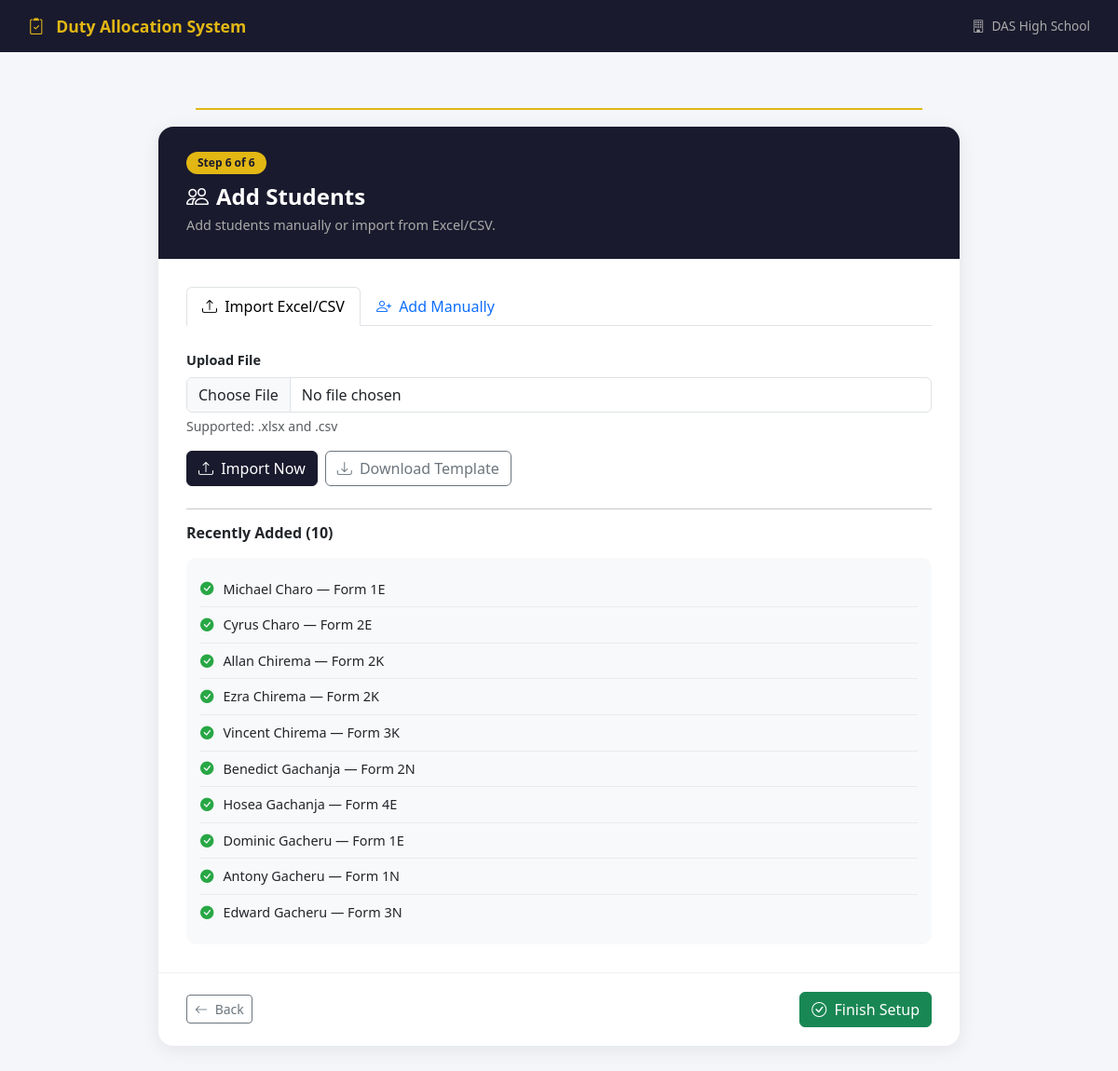
Page /schools/setup/students/ (signed in) on the committed database.
### accounts/models.py (models this page shows, shortened)
class User(AbstractUser):
    ROLES = [
        ('superadmin', 'Super Admin'),
        ('admin', 'School Admin'),
        ('prefect', 'Prefect'),
    ]
    role = models.CharField(max_length=20, choices=ROLES, default='prefect')
    school = models.ForeignKey(
        'schools.School',
        on_delete=models.SET_NULL,
        null=True, blank=True,
        related_name='users'
    )

### schools/models.py (models this page shows)
class School(models.Model):
    name        = models.CharField(max_length=200)
    code        = models.CharField(max_length=20, unique=True)
    address     = models.TextField(blank=True)
    logo        = models.ImageField(upload_to='school_logos/', blank=True, null=True)
    motto       = models.CharField(max_length=200, blank=True)
    email = models.EmailField(unique=True, blank=True, default='')
    phone       = models.CharField(max_length=20, blank=True)
    is_active   = models.BooleanField(default=True)
    registered_at = models.DateTimeField(auto_now_add=True)
    def __str__(self):
        return self.name

### students/models.py (models this page shows, shortened)
class Student(models.Model):
    STATUS_ACTIVE   = 'active'
    STATUS_PREFECT  = 'prefect'
    STATUS_MEDICAL  = 'medical'
    STATUS_ABSENT   = 'absent'
    STATUS_INACTIVE = 'inactive'
    STATUS_CHOICES = [
        (STATUS_ACTIVE,   'Active'),
        (STATUS_PREFECT,  'Prefect'),
        (STATUS_MEDICAL,  'Medical Exemption'),
        (STATUS_ABSENT,   'Absent'),
        (STATUS_INACTIVE, 'Inactive / Left School'),
    ]
    school           = models.ForeignKey(School, on_delete=models.CASCADE, related_name='students')
    admission_number = models.CharField(max_length=20)
    first_name       = models.CharField(max_length=50)
    last_name        = models.CharField(max_length=50)
    current_class    = models.ForeignKey(Class, on_delete=models.SET_NULL, null=True, related_name='students')
    dorm             = models.ForeignKey(Dorm, on_delete=models.SET_NULL, null=True, blank=True, related_name='students')
    date_admitted    = models.DateField()
    status           = models.CharField(max_length=20, choices=STATUS_CHOICES, default=STATUS_ACTIVE)
    medical_note     = models.TextField(blank=True)  # filled if status = medical
    created_at       = models.DateTimeField(auto_now_add=True)
    updated_at       = models.DateTimeField(auto_now=True)
    class Meta:
        unique_together = ('school', 'admission_number')
        ordering = ['current_class__form__order', 'last_name']
    def get_full_name(self):
        return f"{self.first_name} {self.last_name}"

class Class(models.Model):
    school = models.ForeignKey(School, on_delete=models.CASCADE, related_name='classes')
    form   = models.ForeignKey(Form, on_delete=models.CASCADE, related_name='classes')
    stream = models.CharField(max_length=10)  # e.g. "K", "E", "N"
    class Meta:
        unique_together = ('school', 'form', 'stream')
        ordering = ['form__order', 'stream']
    def __str__(self):
        return f"{self.form.name}{self.stream}"  # e.g. Form 1K

class Form(models.Model):
    school = models.ForeignKey(School, on_delete=models.CASCADE, related_name='forms')
    name   = models.CharField(max_length=20)  # e.g. "Form 1"
    order  = models.PositiveIntegerField(default=1)  # for sorting
    class Meta:
        unique_together = ('school', 'name')
        ordering = ['order']

### schools/wizard.py (the view, shortened to what this page needs)
# urls.py: path('setup/students/',     wizard.wizard_students,   name='wizard_students'),
@login_required
def wizard_students(request):
    school  = get_school(request)
    wizard  = get_or_create_wizard(school)
    form    = StudentForm(school, request.POST or None)
    result  = None
    existing = Student.objects.filter(
        school=school
    ).select_related('current_class', 'dorm')[:10]
    return render(request, 'wizard/step_students.html', {
        'form':     form,
        'existing': existing,
        'wizard':   wizard,
        'result':   result,
        'step':     6,
    })

### students/forms.py
class StudentForm(forms.ModelForm):
    class Meta:
        model  = Student
        fields = [
            'admission_number', 'first_name', 'last_name',
            'current_class', 'dorm', 'date_admitted',
            'status', 'medical_note'
        ]
        widgets = {
            'date_admitted': forms.DateInput(attrs={'type': 'date'}),
            'medical_note':  forms.Textarea(attrs={'rows': 3}),
        }
    def __init__(self, school, *args, **kwargs):
        super().__init__(*args, **kwargs)
        self.fields['current_class'].queryset = Class.objects.filter(school=school)
        self.fields['dorm'].queryset          = Dorm.objects.filter(school=school)
        add_bootstrap(self)  # ← applies Bootstrap classes

### schools/wizard.py (called while the page is built)
def get_or_create_wizard(school):
    wizard, _ = SetupWizard.objects.get_or_create(school=school)
    return wizard

def get_school(request):
    return request.user.school

### students/forms.py (called while the page is built)
def add_bootstrap(form):
    for field in form.fields.values():
        if hasattr(field.widget, 'attrs'):
            existing = field.widget.attrs.get('class', '')
            if 'form-control' not in existing and 'form-select' not in existing:
                if isinstance(field.widget, (forms.Select, forms.SelectMultiple)):
                    field.widget.attrs['class'] = 'form-select'
                else:
                    field.widget.attrs['class'] = 'form-control'
    return form

### students/models.py (called while the page is built)
    def __str__(self):
        return f"{self.name} ({self.school.code})"

### templates/wizard/step_students.html (shortened to what this page needs)
{% extends 'wizard/base_wizard.html' %}
{% block wizard_content %}
<div class="wizard-card-header">
  <div class="step-badge">Step 6 of 6</div>
  <h4><i class="bi bi-people me-2"></i>Add Students</h4>
  <p>Add students manually or import from Excel/CSV.</p>
</div>
<div class="wizard-card-body">
  <ul class="nav nav-tabs mb-4" id="studentTab">
    <li class="nav-item">
      <a class="nav-link active" data-bs-toggle="tab" href="#importTab">
        <i class="bi bi-upload me-1"></i> Import Excel/CSV
      </a>
    </li>
    <li class="nav-item">
      <a class="nav-link" data-bs-toggle="tab" href="#manualTab">
        <i class="bi bi-person-plus me-1"></i> Add Manually
      </a>
    </li>
  </ul>
  <div class="tab-content">
    <div class="tab-pane fade show active" id="importTab">
      <form method="post" enctype="multipart/form-data">
        <div class="mb-3">
          <label class="form-label fw-semibold">Upload File</label>
          <input type="file" name="import_file"
                 class="form-control" accept=".xlsx,.csv" required>
          <div class="form-text">Supported: .xlsx and .csv</div>
        </div>
        <div class="d-flex gap-2">
          <button type="submit" class="btn btn-primary">
            <i class="bi bi-upload me-1"></i> Import Now
          </button>
          <a href="{% url 'import_template' %}" class="btn btn-outline-secondary">
            <i class="bi bi-download me-1"></i> Download Template
          </a>
        </div>
      </form>
    </div>
  </div>
  {% if existing %}
  <hr class="mt-4">
  <h6 class="fw-bold mb-3">Recently Added ({{ existing|length }})</h6>
  <div class="added-list">
    {% for s in existing %}
    <div class="added-item">
      <i class="bi bi-check-circle-fill"></i>
      {{ s.get_full_name }} — {{ s.current_class }}
    </div>
    {% endfor %}
  </div>
  {% endif %}
</div>
<div class="wizard-footer">
  <a href="{% url 'wizard_duty_areas' %}" class="btn btn-outline-secondary btn-sm">
    <i class="bi bi-arrow-left me-1"></i> Back
  </a>
  <a href="{% url 'wizard_students' %}?finish=1" class="btn btn-success">
    <i class="bi bi-check-circle me-1"></i> Finish Setup
  </a>
</div>
{% endblock %}

### templates/wizard/base_wizard.html (shortened to what this page needs)
<!DOCTYPE html>
<html lang="en">
<head>
  <link href="https://cdn.jsdelivr.net/npm/bootstrap@5.3.0/dist/css/bootstrap.min.css" rel="stylesheet">
  <link href="https://cdn.jsdelivr.net/npm/bootstrap-icons@1.10.5/font/bootstrap-icons.css" rel="stylesheet">
</head>
<body>
<div class="wizard-header">
  <div class="brand">
    <i class="bi bi-clipboard2-check me-2"></i>
    Duty Allocation System
  </div>
  <div class="school">
    <i class="bi bi-building me-1"></i>
    {{ request.user.school }}
  </div>
</div>
<div class="wizard-container">
  <div class="progress-steps">
    <div class="progress-line" style="width: calc({{ step }} / 6 * (100% - 80px))"></div>
  </div>
  <div class="wizard-card">
    {% block wizard_content %}{% endblock %}
  </div>
</div>
</body>
</html>

### templates/wizard/base_wizard.html (style rules this page uses)
body { background: #f4f6f9; font-family: 'Segoe UI', sans-serif; }
.wizard-header { background: #1a1a2e; color: white; padding: 15px 30px; display: flex; align-items: center; justify-content: space-between; }
.wizard-header .brand { font-size: 1.1rem; font-weight: 700; color: #e2b714; }
.wizard-header .school { font-size: 0.85rem; color: #aaa; }
.wizard-container { max-width: 900px; margin: 40px auto; padding: 0 20px; }
.progress-steps { display: flex; justify-content: space-between; align-items: center; margin-bottom: 40px; position: relative; }
.progress-steps::before { content: ''; position: absolute; top: 20px; left: 40px; right: 40px; height: 2px; background: #dee2e6; z-index: 0; }
.progress-line { position: absolute; top: 20px; left: 40px; height: 2px; background: #e2b714; z-index: 1; transition: width 0.3s ease; }
.wizard-card { background: white; border-radius: 16px; box-shadow: 0 4px 20px rgba(0,0,0,0.08); overflow: hidden; }
.wizard-card-header { background: #1a1a2e; color: white; padding: 25px 30px; }
.wizard-card-header .step-badge { background: #e2b714; color: #1a1a2e; padding: 3px 12px; border-radius: 20px; font-size: 0.75rem; font-weight: 700; margin-bottom: 10px; display: inline-block; }
.wizard-card-header h4 { font-weight: 700; margin-bottom: 5px; }
.wizard-card-header p { color: #aaa; font-size: 0.9rem; margin: 0; }
.wizard-card-body { padding: 30px; }
.form-label { font-weight: 600; font-size: 0.9rem; }
.btn-primary { background: #1a1a2e; border-color: #1a1a2e; }
.added-list { background: #f8f9fa; border-radius: 10px; padding: 15px; }
.added-item { display: flex; align-items: center; padding: 8px 0; border-bottom: 1px solid #e9ecef; font-size: 0.9rem; }
.added-item:last-child { border-bottom: none; }
.added-item i { color: #28a745; margin-right: 10px; }
.wizard-footer { padding: 20px 30px; border-top: 1px solid #f0f0f0; display: flex; justify-content: space-between; align-items: center; }

### rows in the picture
User: user.school "DAS High School"
Student: get_full_name "Michael Charo", current_class "Form 1E"
Student: get_full_name "Cyrus Charo", current_class "Form 2E"
Student: get_full_name "Allan Chirema", current_class "Form 2K"
Student: get_full_name "Ezra Chirema", current_class "Form 2K"
Student: get_full_name "Vincent Chirema", current_class "Form 3K"
Student: get_full_name "Benedict Gachanja", current_class "Form 2N"
Student: get_full_name "Hosea Gachanja", current_class "Form 4E"
Student: get_full_name "Dominic Gacheru", current_class "Form 1E"
Student: get_full_name "Antony Gacheru", current_class "Form 1N"
Student: get_full_name "Edward Gacheru", current_class "Form 3N"

### other values in the picture
{{ existing|length }} "10"
